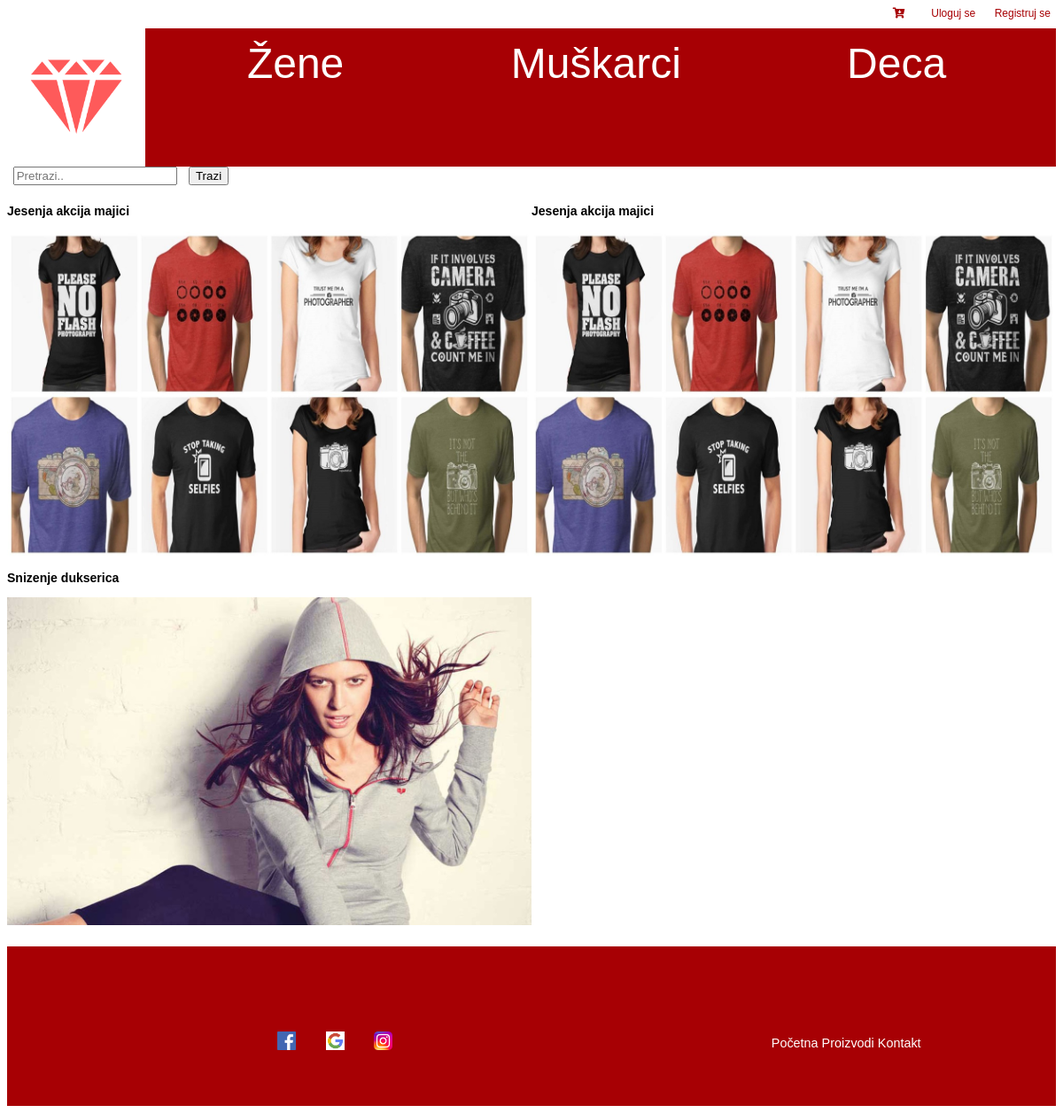
Before: / with the older database file.
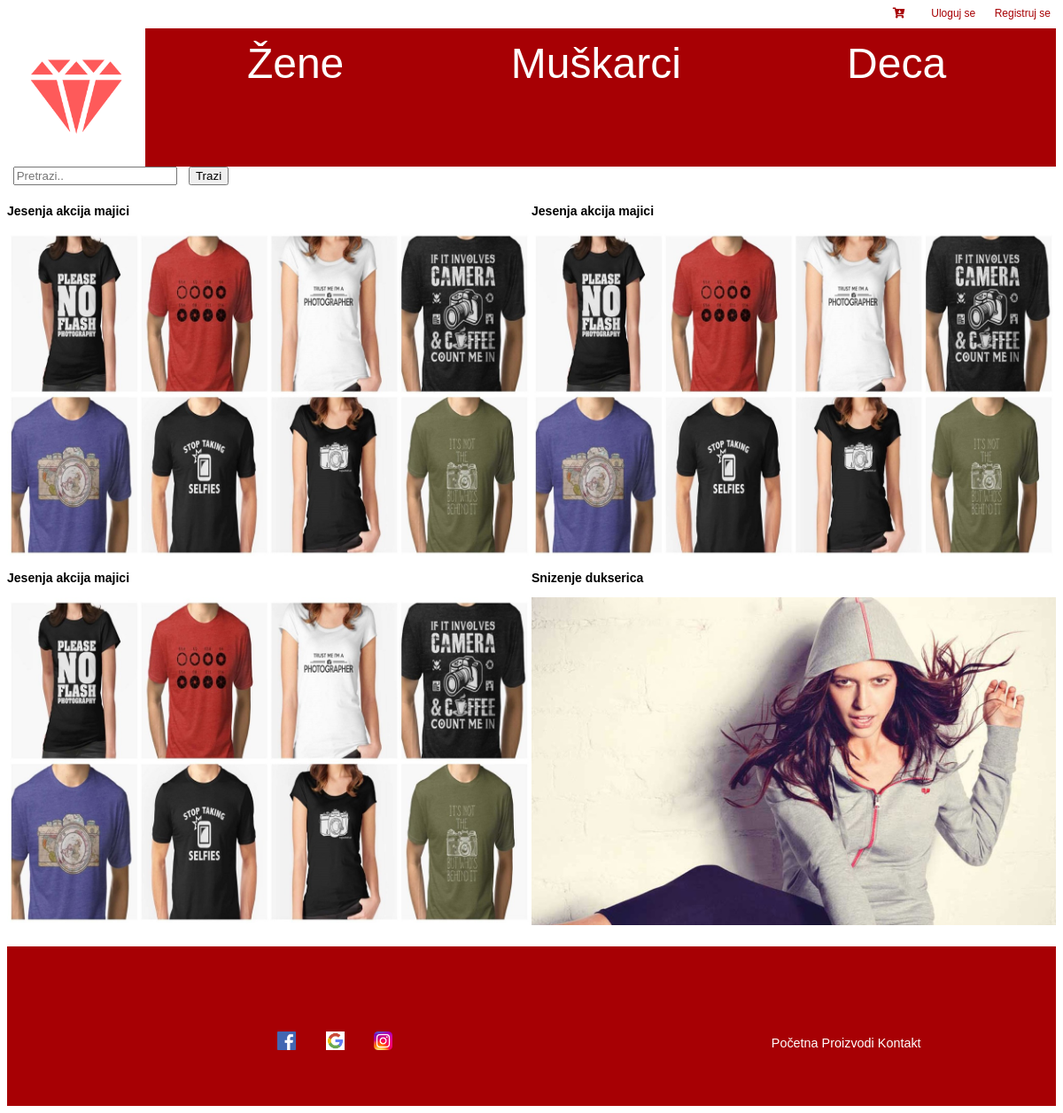
After: the same page with the newer database file.
### tables this page shows
CREATE TABLE `sale` (
  `id_sale` int(11) NOT NULL,
  `name` varchar(255) NOT NULL,
  `description` varchar(255) NOT NULL,
  `image` varchar(255) DEFAULT NULL,
  `active` set('0','1') NOT NULL DEFAULT '1'
);

### index.php (called while the page is built, shortened)
<?php
$page = $_GET['page'] ?? '';
switch ($page) {
	case '' :
		$page = "home";
	case 'home' :
	case 'item' :
	case 'items' :
	case 'contact' :
	case 'register' :
	case 'login' :
	case 'cart' :
    case 'panel' :
		$pozovi = "$page.php";
		break;
}
include_once(DTEMPLATE.'header.php');
include_once(DINCLUDES.$pozovi);
include_once(DTEMPLATE.'footer.php');
?>

### includes/home.php (the view)
<?php
    $sale_sql="SELECT `id_sale`, `image` , `name` FROM `sale` WHERE `active`= '1'";
    $sale = mysqli_fetch_all(mysqli_query($link, $sale_sql));
    $link_sale = '';
    foreach ($sale as $key => $value)
        $link_sale .= '<div><h3><b>'.$value[2].'</b></h3><a href="?page=items&sale='.$value[0].'"><img src="'.DIMAGES.$value[1].'"></a></div>';
?>
<div class="strana">
    <?php echo $link_sale;?>
</div>

### template/header.php (shortened to what this page needs)
<html>
    <head>
        <link rel="stylesheet" href="https://use.fontawesome.com/releases/v5.4.2/css/all.css">
        <link rel="stylesheet" href="<?= DCSS ?>style.css">
    </head>
    <body>
        <?php include_once(DINCLUDES . 'login_line.php'); ?>
        <header>
            <div class="logo">
                <a href="./"><img src="<?= DIMAGES ?>logo2.png"></a>
            </div>
            <div class="padajuceliste">
                <div class="dropdown zene">
                    <span>Žene</span>
                </div>
                <div class="dropdown muskarci">
                    <span>Muškarci</span>
                </div>
                <div class="dropdown deca">
                    <span>Deca</span>
                </div>
            </div>
        </header>
        <div class="search">
            <form method="post" action="?page=items">
                <button type="submit" >Trazi</button>
                <input type="text" placeholder="Pretrazi.." name="search" >
            </form>
        </div>

### includes/login_line.php (shortened to what this page needs)
<div class="linija">
    <div class="registracija">
      <?php if(!isset($_SESSION['logged'])):?>
        <a href="?page=login">Uloguj se</a>
        <a href="?page=register">Registruj se</a>
      <?php endif;?>
    </div>
    <div class="korpa">
      <a href="?page=cart"><i class="fas fa-cart-arrow-down"></i></a>
    </div>
</div>

### template/footer.php (shortened to what this page needs)
<div class="foother">
	  <div class="drustvenemreze">
	    <a href="https://www.facebook.com/" alt="facebook"><img src="<?= DIMAGES ?>facebook.png"></a>
		<a href="https://www.google.com/" alt="google"><img src="<?= DIMAGES ?>google.jpg"></a>
		<a href="https://www.instagram.com/?hl=sr" alt="instagram"><img src="<?= DIMAGES ?>instagram.png"></a>
      </div>
	  <div class="kontakt">
	  <a href="?page=home">Početna</a>
	  <a href="?page=items">Proizvodi</a>
	  <a href="?page=contact" >Kontakt</a>
	  </div>
	</div>
  </body>
</html>

### public/css/style.css (style rules this page uses)
body { font-size:12px; background: #ffffff; font-family: Arial; overflow: auto; }
.dropdown { position: relative; display: inline-block; width: 33%; color: white; text-align: center; font-size: 4em; cursor: pointer; }
.search { margin-top: 0em; display: inline-block; }
.search form button , .search form input { float: right; margin-bottom: 0.5em; margin-left: 0.5em; margin-right: 0.5em; }
.registracija { font-size: 1em; color: black; font-family: Arial; float: right; margin-left: 1em; }
header { height: 13em; background-color: rgb(167, 0, 4); display: flex; }
.padajuceliste { float: unset; width: 100%; margin-top: 1em; display: flex; }
.korpa { float: right; }
.logo { background-color: white; float: left; height: 100%; }
.logo img { height: 13em; }
.foother { margin-top: 2em; width: 100%; background-color: rgb(167, 0, 4); display: inline-block; height: 15em; }
.drustvenemreze { width: 60%; float: left; text-align: center; margin-top: 8em; }
.kontakt { float: left; width: 40%; text-align: center; margin-top: 7em; font-size: 1.2em; }
.drustvenemreze img { width: 3%; }
.kontakt a { font-family: Arial; color: white; }
.strana div img { width: 100%; }
.strana div { width: 50%; float: left; }
.strana { width:100%; margin-bottom: 10px; }
.drustvenemreze a { padding-left: 30px; }
.linija { height: 2em; }
.linija a { padding-left: 1em; padding-right: 0.5em; }
a { color: rgb(167, 0, 4); }
a:link { text-decoration: none; }

Changed rows visible on the page:
now on this page (row edited): sale: name "Jesenja akcija majici", image (picture)
